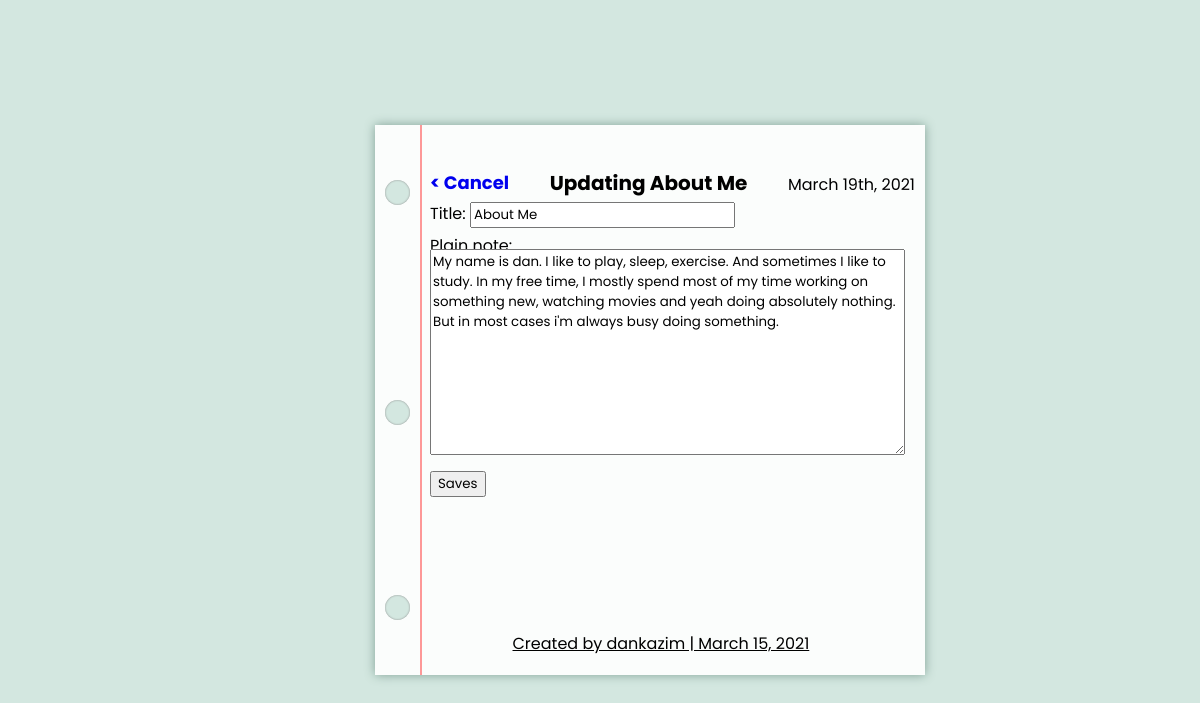
/update/About Me/, run on the app's committed database.
### Notes/models.py (models this page shows, shortened)
class NoteBook(models.Model):
    title = models.CharField(max_length=20, primary_key=True )
    pub_date = models.DateTimeField('Date Created',auto_now_add=True, blank=True)
    plain_note = models.TextField(blank=True, max_length=1040)
    update_date = models.DateTimeField('Date Modified', auto_now=True)

### Notes/views.py (the view)
# urls.py: path('update/<str:pk>/', views.UpdateNote.as_view(), name='update'),
class UpdateNote(generic.UpdateView):
    model = NoteBook
    fields =['title','plain_note']
    template_name = 'Notes/notebook_form_update.html'
    update_date = timezone.now()
    success_url ="/note/{title}/"

### Notes/templates/Notes/notebook_form_update.html (shortened to what this page needs)
{% extends "Notes/page_structure.html" %}
{% block heading %}
<a href={% url 'Notes:index' %} class="go-back">&#60 Cancel</a> Updating {{notebook.title}}
{% endblock %}
{% block date %}
    {% now " F jS, Y " %}
{% endblock %}
{% block mynotes %}
    <form method="POST">
        {{ form.as_p}}
        <input type="submit" value="Saves">
    </form>
{% endblock mynotes %}

### Notes/static/Notes/page_style.css (style rules this page uses)
* { font-family: 'Poppins', sans-serif; }
body { margin: 0; padding: 0; background-color: rgb(211, 231, 224); }
h1 a { float: left; font-size: 18px; text-decoration:none; }

### data on the page
NoteBook: title "About Me", plain_note "My name is dan. I like to play, sleep, exercise. And sometimes I like to study. In my free time, I mostly spend most of my time working on something new, watching movies and yeah doing absolutely nothing. But in most cases i'm always busy doing something."
